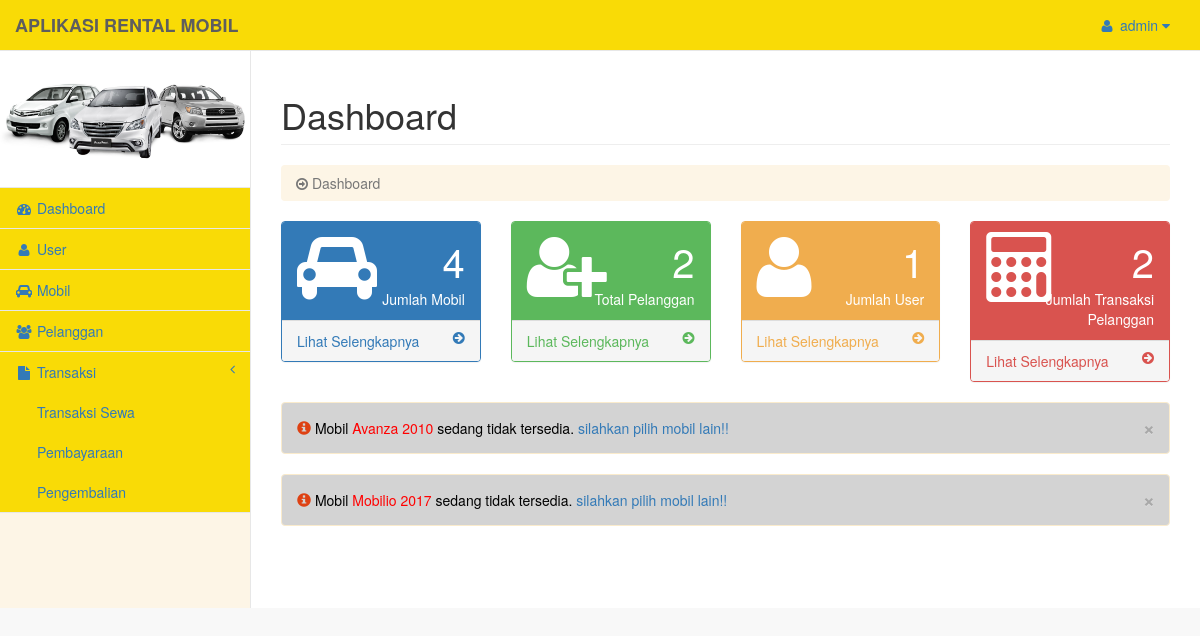
/dashboard/index.php (signed in), run on the app's committed database.
### tables this page shows
CREATE TABLE IF NOT EXISTS `tb_user` (
`id_user` int(5) NOT NULL,
  `username` varchar(25) NOT NULL,
  `password` varchar(100) NOT NULL
);

CREATE TABLE IF NOT EXISTS `tb_mobil` (
`id_mobil` int(5) NOT NULL,
  `foto_mobil` varchar(25) NOT NULL,
  `id_jenis` int(5) NOT NULL,
  `type_mobil` varchar(25) NOT NULL,
  `merk` varchar(25) NOT NULL,
  `no_polisi` varchar(12) NOT NULL,
  `warna` varchar(25) NOT NULL,
  `harga` int(15) NOT NULL,
  `status` int(5) NOT NULL
);

### pengguna.php (called while the page is built)
<?php
$admin 			= $_SESSION['username'];
$data_us		= mysql_query("SELECT * FROM tb_user  WHERE username  ='$admin'");
$nama 			= mysql_fetch_object($data_us);
?>

### notif_mobil.php (the view, shortened to what this page needs)
<?php
	$periksa=mysql_query("SELECT tb_mobil.id_mobil, tb_mobil.foto_mobil, tb_jenis.nama_jenis, tb_mobil.type_mobil, tb_mobil.merk, tb_mobil.no_polisi, tb_mobil.warna, tb_mobil.harga, tb_mobil.status from mobilrental.tb_jenis inner join mobilrental.tb_mobil on (tb_jenis.id_jenis = tb_mobil.id_jenis) where id_mobil");
	while($q=mysql_fetch_array($periksa)){
	if($q['status']==0){
?>
<?php
	echo "<div class='alert alert-warning alert-dismissable' style='background-color:#77777752; color:#000000;'><button type='button' class='close' data-dismiss='alert' aria-hidden='true'>&times;</button><span class='glyphicon glyphicon-info-sign' style='color:#de4112;'></span> Mobil  <a style='color:red'>". $q['type_mobil']."</a> sedang tidak tersedia. <a href='../mobil/index.php'>silahkan pilih mobil lain!!</a></div>";
		}
	}
?>

### sidebar.php (shortened to what this page needs)
<?php
include 'koneksi.php';
include 'pengguna.php';
?>
		<nav class="navbar navbar-default navbar-fixed-top" role="navigation" style="margin-bottom: 0">
            <div class="navbar-header">
                <a class="navbar-brand" href="<?php echo $root; ?>dashboard/index.php"><b>APLIKASI RENTAL MOBIL</b></a>
            </div>
            <ul class="nav navbar-top-links navbar-right">
				<li class="dropdown">
				<?php
				if ($_SESSION['username']) : ?>
                    <a class="dropdown-toggle" data-toggle="dropdown" href="#">
                        <i class="fa fa-user fa-fw"></i> <?php echo $nama->username?> <i class="fa fa-caret-down"></i>
                    </a>
				<?php endif; ?>
                </li>
            </ul>
            <div class="navbar-default sidebar" role="navigation">
                <div class="sidebar-nav navbar-collapse">
                    <ul class="nav" id="side-menu">
						<li>
							<center><img src="<?php echo $root; ?>/assets/gambar/mobil.jpg" class="img-responsive" width="100%"><span class="masked"> </span></center>
						</li>
						<li>
                            <a href="<?php echo $root; ?>dashboard/index.php"><i class="fa fa-dashboard fa-fw"></i><span class="masked"> Dashboard </span></a>
                        </li>
                        <li>
                            <a href="<?php echo $root; ?>user/index.php"><i class="fa fa-user fa-fw"></i><span class="masked"> User </span></a>
                        </li>
                        <li>
                            <a href="<?php echo $root; ?>mobil/index.php"><i class="fa fa-car fa-fw"></i><span class="masked"> Mobil </span></a>
                        </li>
						<li>
                            <a href="<?php echo $root; ?>pelanggan/index.php"><i class="fa fa-users fa-fw"></i><span class="masked"> Pelanggan </span></a>
                        </li>
						<li>
                            <a href="#"><i class="fa fa-file fa-fw"></i> Transaksi <span class="fa arrow"></span></a>
							<ul class="nav nav-second-level">
                                <li>
                                    <a href="<?php echo $root; ?>biayasewa/index.php">Transaksi Sewa</a>
                                </li>
                                <li>
                                    <a href="<?php echo $root; ?>pembayaran/index.php">Pembayaraan</a>
                                </li>
                                <li>
                                    <a href="<?php echo $root; ?>pengembalian/index.php">Pengembalian</a>
                                </li>
                            </ul>
                        </li>
                    </ul>
                </div>
            </div>
		</nav>

### data on the page
tb_user: username "admin"
tb_mobil: type_mobil "Avanza 2010"
tb_mobil: type_mobil "Mobilio 2017"

### other printed values
$total "4"
$total "2"
$total "1"
